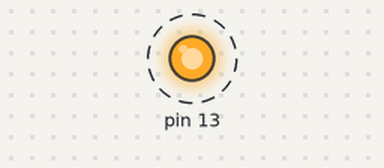
This sketch was run on a simulated Arduino Uno, built with avr-gcc and run on an emulated ATmega328P. Parts: output pins drawn as LEDs (lit = HIGH). Dashed ring = blinking. What the sketch prints to the serial monitor is not drawn.

Above: at 0.2 s.
Timing chart, 0 to 3.0 s (numbered marks = the images above):
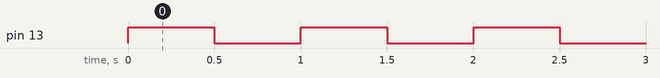

The sketch:

SimpleTimer.ino
```cpp
#include <SimpleTimer.h>

// the timer object
SimpleTimer timer;

// a function to be executed periodically
void repeatMe() {
  Serial.print(millis());
  Serial.print("  ");
  Serial.print(millis() / 1000);
  Serial.println("  3 second timer");
}

void RepeatTask() {
  Serial.print(millis());
  Serial.print("  ");
  Serial.print(millis() / 1000);
  Serial.println("  5 second timer");
}

void repeatMe2() {
  Serial.print(millis());
  Serial.print("  ");
  Serial.print(millis() / 1000);
  Serial.println("  Only once_1");
}


void RepeatTask2() {
  Serial.print(millis());
  Serial.print("  ");
  Serial.print(millis() / 1000);
  Serial.println("  Only once_2");
}

void DigitalClockDisplay() {
  Serial.print("Clock: ");
  Serial.println(millis() / 1000);
}

void setup() {
  Serial.begin(9600);
  timer.setTimeout(1000, repeatMe2);
  timer.setTimeout(6500, RepeatTask2);
  timer.setInterval(60000, RepeatTask);
  timer.setInterval(66500, repeatMe);
  //timer.setInterval(1000, DigitalClockDisplay);
  pinMode(13, OUTPUT);

}

void loop() {

  timer.run();
  digitalWrite(13, 1);
  delay(500);
  digitalWrite(13, 0);
  delay(500);
}


//#include <SimpleTimer.h>
//
//// There must be one global SimpleTimer object.
//// More SimpleTimer objects can be created and run,
//// although there is little point in doing so.
//SimpleTimer timer;
//
//// function to be called repeatedly
//void RepeatTask() {
//  Serial.println("15 second timer");
//}
//
//void Repeat() {
//  Serial.println("5 second timer");
//}
//
//// function to be called just once
//void OnceOnlyTask() {
//  Serial.println("This timer only triggers once");
//}
//
//// function to be called exactly 10 times
//void TenTimesTask() {
//  static int k = 0;
//  k++;
//  Serial.print("called ");
//  Serial.print(k);
//  Serial.println(" / 10 times.");
//}
//
//// print current arduino "uptime" on the serial port
//void DigitalClockDisplay() {
//  Serial.print("Clock: ");
//  int h,m,s;
//  s = millis() / 1000;
//  m = s / 60;
//  h = s / 3600;
//  s = s - m * 60;
//  m = m - h * 60;
//  Serial.print(h);
//  printDigits(m);
//  printDigits(s);
//  Serial.println();
//}
//
////
//// utility function for digital clock display:
//// prints preceding colon and leading 0
////
//void printDigits(int digits) {
//  Serial.print(":");
//  if(digits < 10)
//    Serial.print('0');
//  Serial.print(digits);
//}
//
//void setup() {
//  Serial.begin(9600);
//
//  // welcome message
//  Serial.println("SimpleTimer Example");
//  Serial.println("One timer is triggered every 15 seconds");
//  Serial.println("Another timer is set to trigger only once after 10 seconds");
//  Serial.println("Another timer is set to trigger 10 times");
//  Serial.println();
//
//  // timed actions setup
//  timer.setInterval(15000, RepeatTask);
//  timer.setInterval(5000, Repeat);
//  timer.setTimeout(10000, OnceOnlyTask);
//  timer.setInterval(1000, DigitalClockDisplay);
//  timer.setTimer(1100, TenTimesTask, 10);
//}
//
//void loop() {
//  // this is where the "polling" occurs
//  timer.run();
//}
```

Measured:
- by itself, pin 13: alternates HIGH for 0.50 s and LOW for 0.50 s
